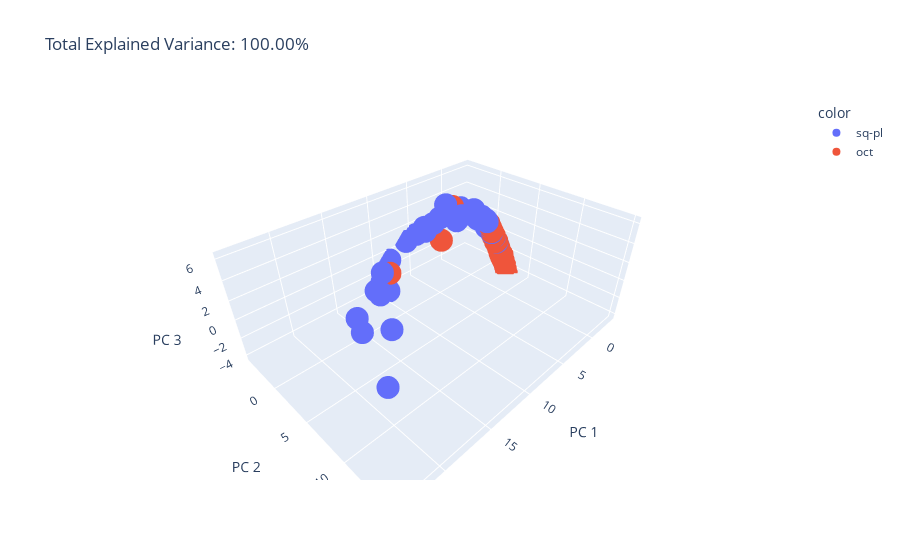

Here is the notebook cell this chart was saved with:
### Code cell
total_var = pca.explained_variance_ratio_.sum() * 100
fig = px.scatter_3d(
    components, x=0, y=1, z=2, color=df['Geometry'],
    title=f'Total Explained Variance: {total_var:.2f}%',
    labels={'0': 'PC 1', '1': 'PC 2', '2': 'PC 3'}
)
fig.show()
